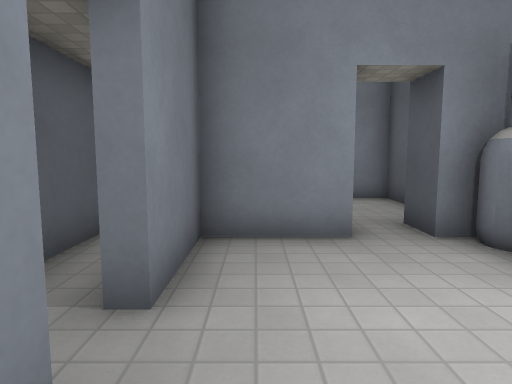
View 1 (above)

20 first-person views from a walk through a Godot game level. The camera is 1.3 m above the floor, tilts 6° down and sees 75° across. The floor is counted in squares, 1 m on a side. Each view is taken from the middle of a square. On the plan, view 1 faces up. The plan holds only what a view shows up to about 14 squares ahead; the rest is blank. The place goes on beyond the plan. Some surface patterns are stand-ins.

View 2
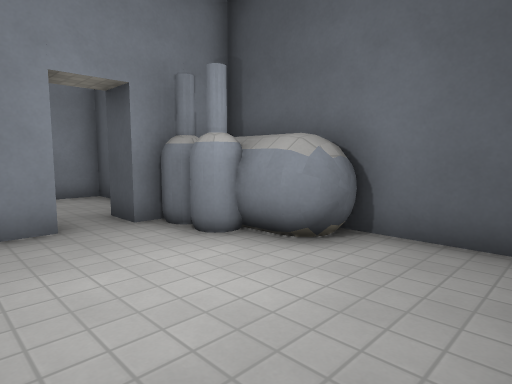

View 3
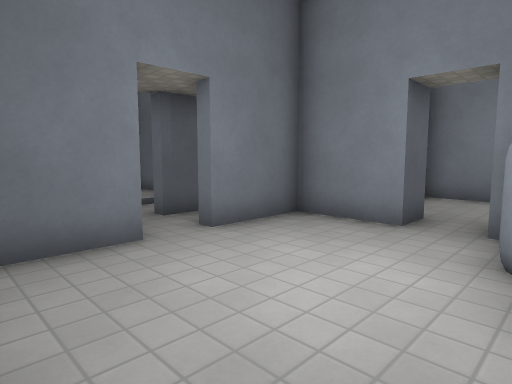

View 4
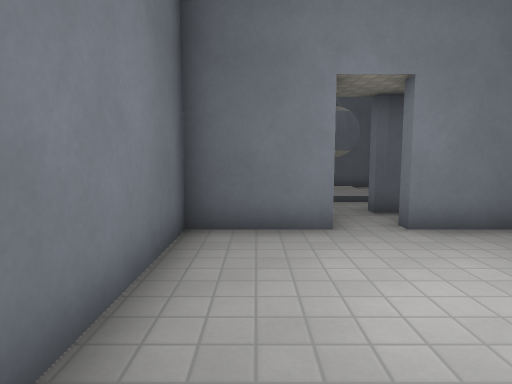

View 5
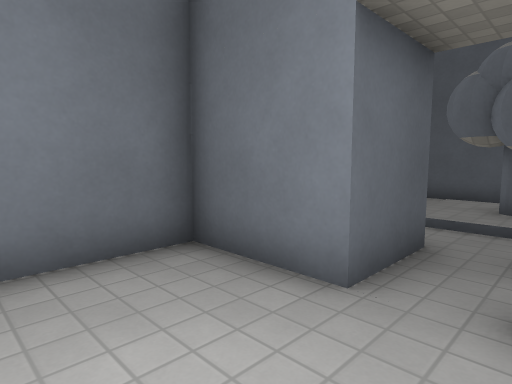

View 6
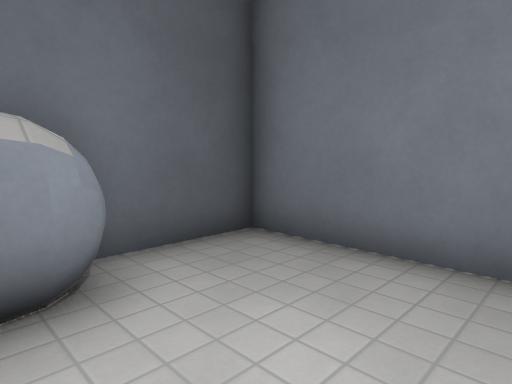

View 7
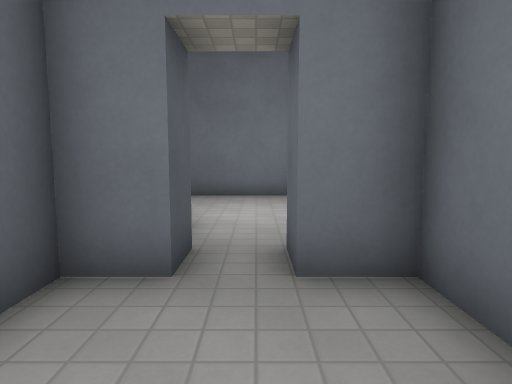

View 8
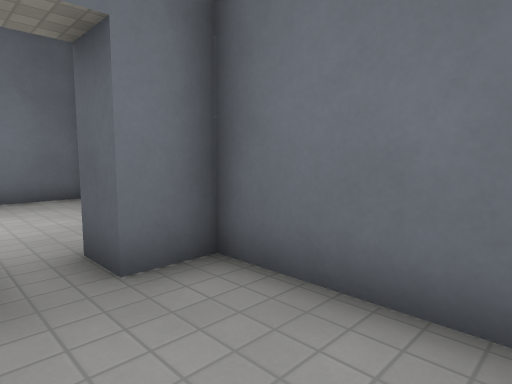

View 9
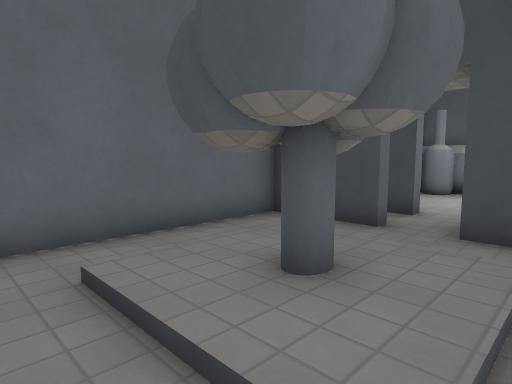

View 10
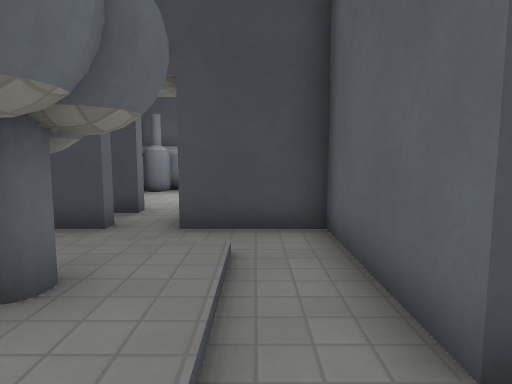

View 11
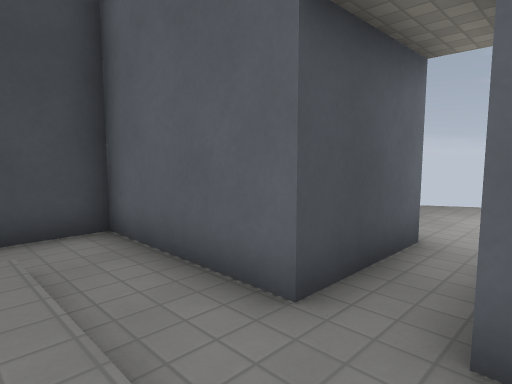

View 12
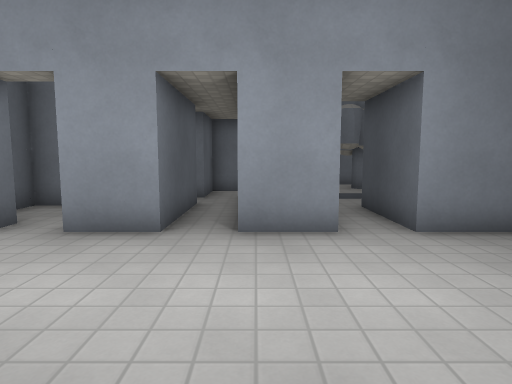

View 13
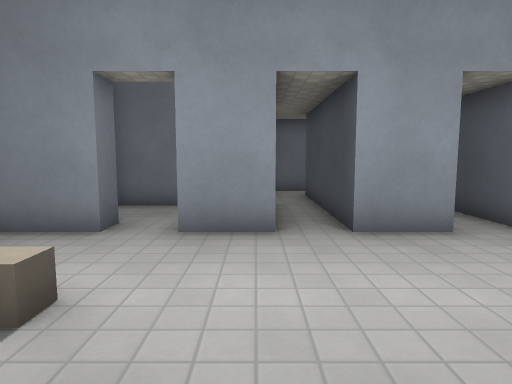

View 14
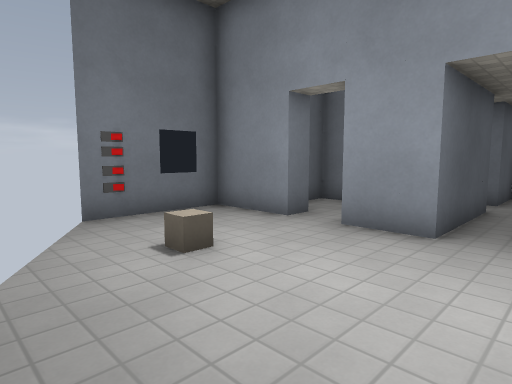

View 15
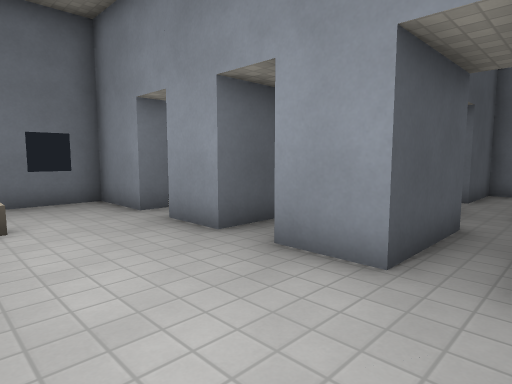

View 16
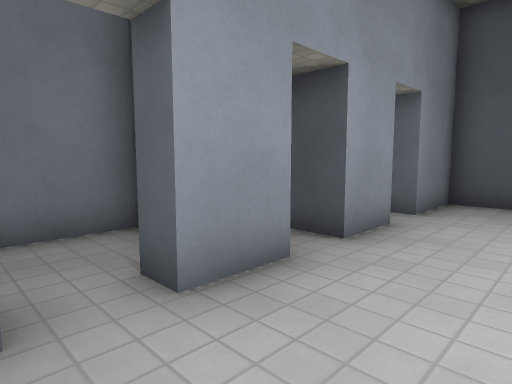

View 17
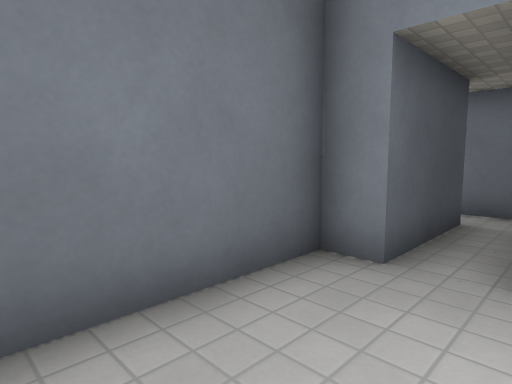

View 18
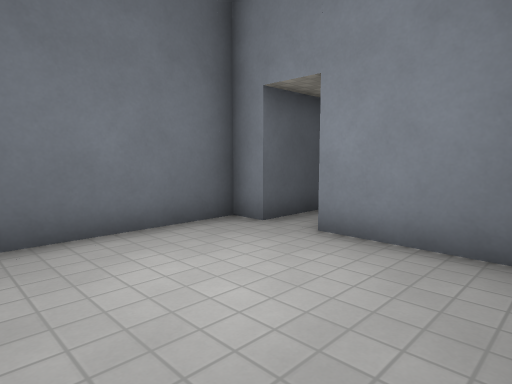

View 19
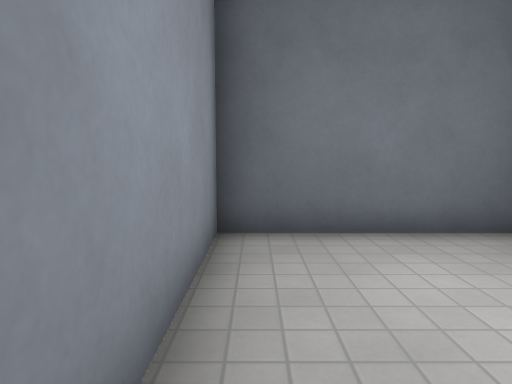

View 20
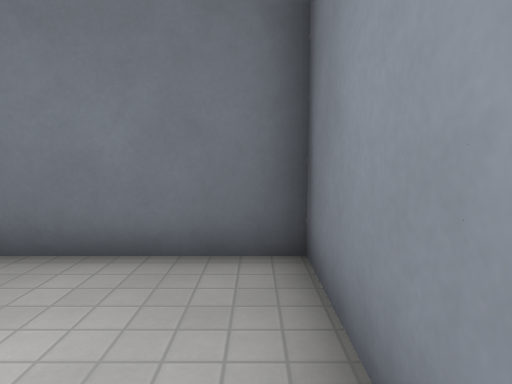

### Floor plan
Ten units are one square. View 1 is at (0, 0); x grows to the right and y downward. Boxes are objects, and circles mark ways between rooms. Rooms are numbered by the first view taken in them; rooms with no view inside come last. Other rooms are left out.
<svg viewBox="-180 -122 239 207">
<path fill="none" stroke="#000" d="M39 -20 38 -27M41 -19 38 -24 38 -34M41 -25 41 -34M46 -19 41 -21M46 -17 42 -18 40 -20M-9 -14 -9 13 54 13 54 -26M16 -53 -9 -53 -9 -27M39 -53 29 -53M41 -91 41 -105 2 -105M2 -98 2 -65 16 -65 16 -53M29 -53 29 -65 41 -65 41 -74M-86 12 -86 43M-61 -9 -71 -13M-93 -4 -93 6M-72 43 -72 13 -31 13 -31 -4M-48 -21 -56 -11M-93 -14 -93 -4M-74 -18 -72 -29M-117 43 -134 43M-86 43 -103 43M-147 43 -172 43 -172 79M-48 58 -48 43 -72 43M-170 50 -170 61M-27 -56 -27 -27 -31 -27M-55 -61 -26 -61M-9 -27 -13 -27 -13 -61 -4 -61 -4 -117 -63 -117 -63 -76M-31 -14 -9 -14M-31 -27 -31 -53 -93 -53 -93 -27M-147 35 -147 43M-134 43 -134 35M-122 11 -159 11 -159 29M-117 6 -117 43M-103 43 -103 -4M-103 -4 -103 -14M-93 -27 -117 -27 -117 -6M-31 -4 -31 -14"/>
<rect x="-175" y="65" width="10" height="10" fill="#bbb"><title>other object</title></rect>
<circle cx="20" cy="-60" r="3" fill="#2a7"/>
<circle cx="-10" cy="-20" r="3" fill="#2a7"/>
<circle cx="-85" cy="-10" r="3" fill="#2a7"/>
<circle cx="-80" cy="40" r="3" fill="#2a7"/>
<circle cx="-40" cy="-10" r="3" fill="#2a7"/>
<circle cx="-85" cy="-30" r="3" fill="#2a7"/>
<circle cx="-100" cy="-20" r="3" fill="#2a7"/>
<circle cx="-140" cy="40" r="3" fill="#2a7"/>
<circle cx="-110" cy="40" r="3" fill="#2a7"/>
<circle cx="-30" cy="-20" r="3" fill="#2a7"/>
<circle cx="-40" cy="-30" r="3" fill="#2a7"/>
<circle cx="-110" cy="-10" r="3" fill="#2a7"/>
<text x="20" y="-20">1</text>
<text x="20" y="-80">2</text>
<text x="-70" y="10">3</text>
<text x="-90" y="-20">4</text>
<text x="-110" y="70">5</text>
<text x="-30" y="-80">6</text>
<text x="-70" y="-40">7</text>
<text x="-140" y="30">8</text>
<text x="-110" y="20">9</text>
<text x="-110" y="-20">10</text>
<text x="-40" y="-20">11</text>
</svg>
Room 1 opens to room 2. Room 1 opens to room 6. Room 3 opens to room 4. Room 3 opens to room 5. Room 3 opens to room 11. Room 4 opens to room 7. Room 4 opens to room 10. Room 5 opens to room 8. Room 5 opens to room 9. Room 6 opens to room 11. Room 7 opens to room 11. Room 9 opens to room 10.

Where each view was taken, in squares from view 1:
view 1: 0 up, 0 right, facing up
view 2: 1 down, 0 right, facing up-right
view 3: 1 down, 4 right, facing up-left
view 4: 0 up, 5 right, facing left
view 5: 3 up, 2 right, facing down-left
view 6: 3 up, 1 right, facing down-right
view 7: 10 up, 2 right, facing down
view 8: 10 up, 3 right, facing down-left
view 9: 0 up, 9 left, facing up-right
view 10: 0 up, 9 left, facing right
view 11: 1 up, 9 left, facing down-right
view 12: 10 down, 10 left, facing up
view 13: 10 down, 12 left, facing up
view 14: 10 down, 10 left, facing up-left
view 15: 8 down, 7 left, facing up-left
view 16: 7 down, 15 left, facing up-right
view 17: 10 up, 3 left, facing down-right
view 18: 11 up, 6 left, facing down-right
view 19: 11 up, 6 left, facing right
view 20: 11 up, 2 left, facing left
